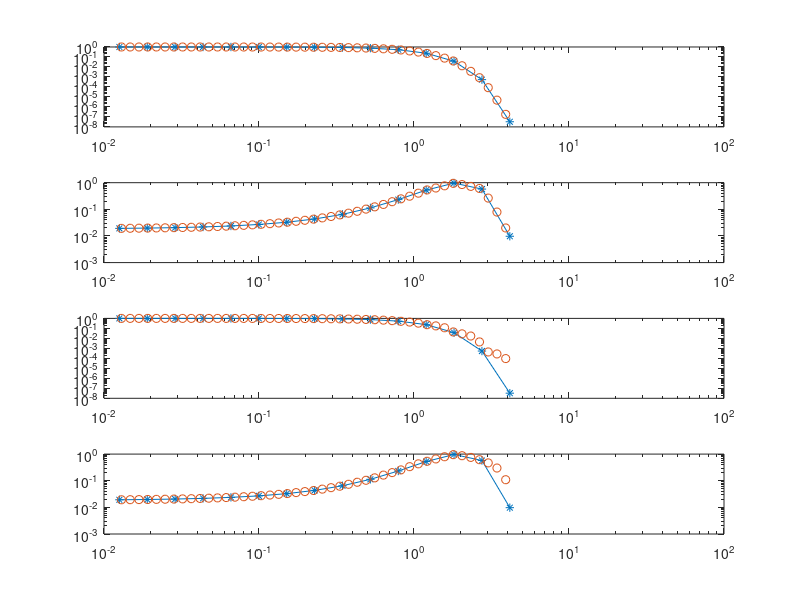

Write the MATLAB code that produced this figure.
t = 1;
ffun = @(x,t) exp(-(x).^2/t^2);

%x_edges = linspace(0,1,11);
x_edges = logspace(-2,log10(5),16);
x_centers = x_edges(1:end-1) + 0.5*diff(x_edges);

f1 = ffun(x_centers-0.0,t);
f2 = ffun(x_centers-2.0,t);
xq = logspace(-2,2,72);

method = 'linear';
fint_1 = interp1(x_centers,log10(f1),xq,method);
fint_1 = 10.^fint_1;

fint_2 = interp1(x_centers,log10(f2),xq,method);
fint_2 = 10.^fint_2;

fint_3 = interp1(x_centers,(f1),xq,method);
%fint_1 = 10.^fint_1;

fint_4 = interp1(x_centers,(f2),xq,method);
%fint_2 = 10.^fint_2;


hca = subplot(4,1,1);
loglog(hca,x_centers,f1,'-*',xq,fint_1,'o')

hca = subplot(4,1,2);
loglog(hca,x_centers,f2,'-*',xq,fint_2,'o')

hca = subplot(4,1,3);
loglog(hca,x_centers,f1,'-*',xq,fint_3,'o')

hca = subplot(4,1,4);
loglog(hca,x_centers,f2,'-*',xq,fint_4,'o')
